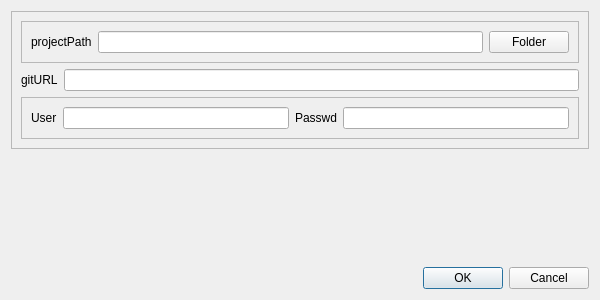
<?xml version="1.0" encoding="UTF-8"?>
<ui version="4.0">
 <class>SettingsDialog</class>
 <widget class="QDialog" name="SettingsDialog">
  <property name="geometry">
   <rect>
    <x>0</x>
    <y>0</y>
    <width>600</width>
    <height>300</height>
   </rect>
  </property>
  <property name="windowTitle">
   <string>Dialog</string>
  </property>
  <layout class="QVBoxLayout" name="verticalLayout">
   <item>
    <widget class="QFrame" name="frame">
     <property name="frameShape">
      <enum>QFrame::StyledPanel</enum>
     </property>
     <property name="frameShadow">
      <enum>QFrame::Raised</enum>
     </property>
     <layout class="QFormLayout" name="formLayout_2">
      <item row="3" column="0">
       <widget class="QLabel" name="gitUrlLabel">
        <property name="text">
         <string>gitURL</string>
        </property>
       </widget>
      </item>
      <item row="3" column="1">
       <widget class="QLineEdit" name="gitUrlEdit"/>
      </item>
      <item row="5" column="0" colspan="2">
       <widget class="QFrame" name="frame_2">
        <property name="sizePolicy">
         <sizepolicy hsizetype="Preferred" vsizetype="Preferred">
          <horstretch>0</horstretch>
          <verstretch>0</verstretch>
         </sizepolicy>
        </property>
        <property name="frameShape">
         <enum>QFrame::StyledPanel</enum>
        </property>
        <property name="frameShadow">
         <enum>QFrame::Raised</enum>
        </property>
        <layout class="QHBoxLayout" name="horizontalLayout">
         <item>
          <widget class="QLabel" name="gitUserLabel">
           <property name="frameShape">
            <enum>QFrame::NoFrame</enum>
           </property>
           <property name="text">
            <string>User</string>
           </property>
          </widget>
         </item>
         <item>
          <widget class="QLineEdit" name="gitUserEdit"/>
         </item>
         <item>
          <widget class="QLabel" name="gitPasswdLabel">
           <property name="text">
            <string>Passwd</string>
           </property>
          </widget>
         </item>
         <item>
          <widget class="QLineEdit" name="gitPasswdEdit"/>
         </item>
        </layout>
       </widget>
      </item>
      <item row="0" column="0" colspan="2">
       <widget class="QFrame" name="frame_3">
        <property name="frameShape">
         <enum>QFrame::StyledPanel</enum>
        </property>
        <property name="frameShadow">
         <enum>QFrame::Raised</enum>
        </property>
        <layout class="QHBoxLayout" name="horizontalLayout_2">
         <item>
          <widget class="QLabel" name="projectPathLabel">
           <property name="text">
            <string>projectPath</string>
           </property>
          </widget>
         </item>
         <item>
          <widget class="QLineEdit" name="projectPathEdit"/>
         </item>
         <item>
          <widget class="QPushButton" name="folderPickerButton">
           <property name="text">
            <string>Folder</string>
           </property>
          </widget>
         </item>
        </layout>
       </widget>
      </item>
     </layout>
    </widget>
   </item>
   <item>
    <spacer name="verticalSpacer">
     <property name="orientation">
      <enum>Qt::Vertical</enum>
     </property>
     <property name="sizeHint" stdset="0">
      <size>
       <width>20</width>
       <height>40</height>
      </size>
     </property>
    </spacer>
   </item>
   <item>
    <widget class="QDialogButtonBox" name="buttonBox">
     <property name="orientation">
      <enum>Qt::Horizontal</enum>
     </property>
     <property name="standardButtons">
      <set>QDialogButtonBox::Cancel|QDialogButtonBox::Ok</set>
     </property>
    </widget>
   </item>
  </layout>
 </widget>
 <resources/>
 <connections>
  <connection>
   <sender>buttonBox</sender>
   <signal>accepted()</signal>
   <receiver>SettingsDialog</receiver>
   <slot>accept()</slot>
   <hints>
    <hint type="sourcelabel">
     <x>248</x>
     <y>254</y>
    </hint>
    <hint type="destinationlabel">
     <x>157</x>
     <y>274</y>
    </hint>
   </hints>
  </connection>
  <connection>
   <sender>buttonBox</sender>
   <signal>rejected()</signal>
   <receiver>SettingsDialog</receiver>
   <slot>reject()</slot>
   <hints>
    <hint type="sourcelabel">
     <x>316</x>
     <y>260</y>
    </hint>
    <hint type="destinationlabel">
     <x>286</x>
     <y>274</y>
    </hint>
   </hints>
  </connection>
 </connections>
</ui>
